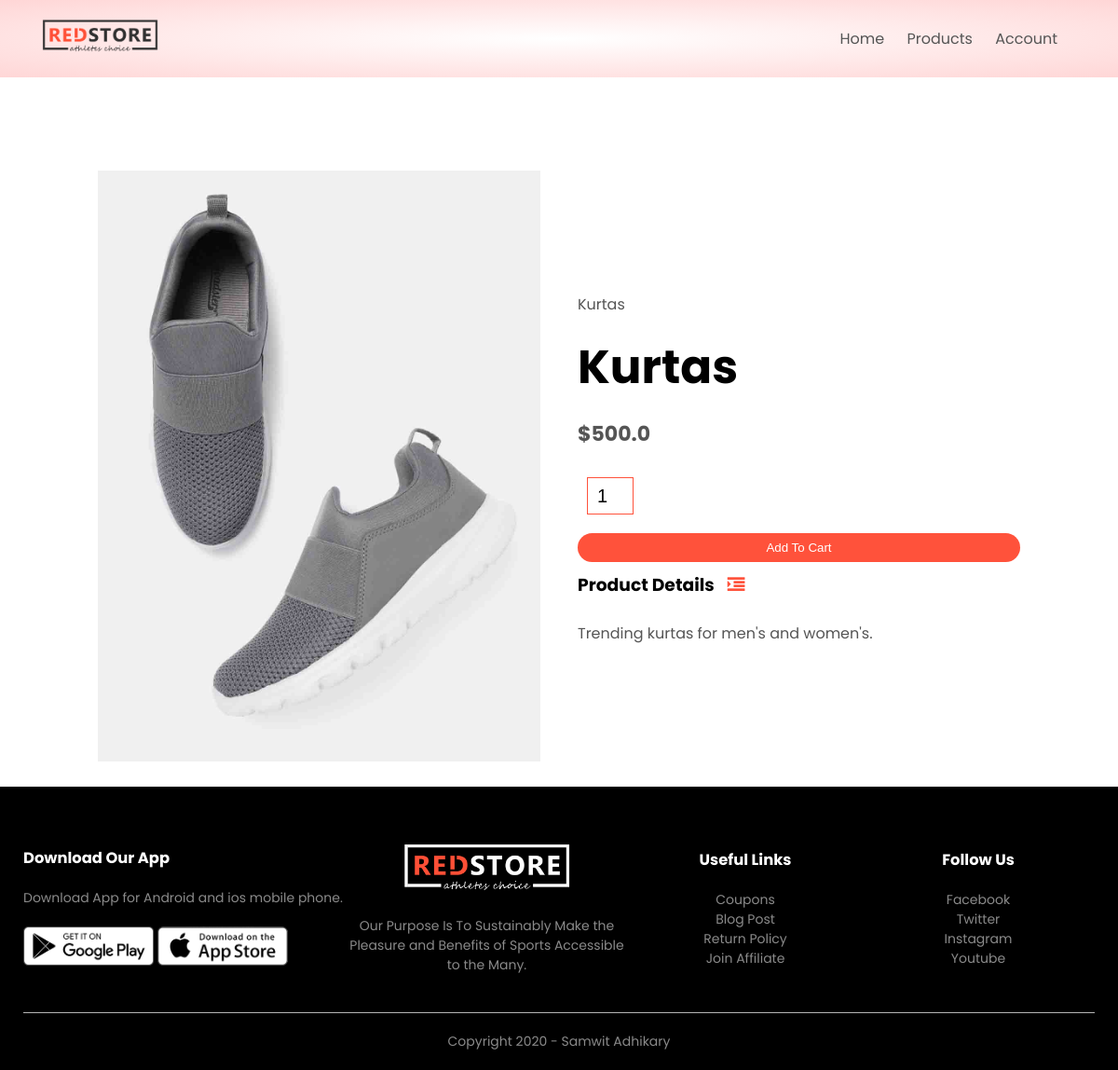
Page /product_details/3/ on the committed database.
### products/models.py (models this page shows, shortened)
class products(models.Model):
    LIVE = 1
    DELETE = 0
    DELETE_CHOICES = ((LIVE,'live'),(DELETE,'delete'))
    title = models.CharField(max_length = 30)
    price = models.FloatField()
    description = models.TextField()
    image = models.ImageField(upload_to='media/')
    priority = models.IntegerField(default = 0)
    delete_status = models.IntegerField(choices = DELETE_CHOICES,default = LIVE)
    created_at = models.DateTimeField(auto_now_add = True)
    updated_at = models.DateTimeField(auto_now = True)

### products/views.py (the view)
# urls.py: path('product_details/<pk>/',views.product_details,name='product_details'),
def product_details(request,pk):
    product = products.objects.get(pk=pk)
    context = {'products':product}
    return render(request,'product_detail.html',context)

### templates/product_detail.html
{% extends 'blank_layout.html' %}
{% load static %}
{% block content %}
{% include 'product_description.html' %}
{% endblock %}

### templates/product_description.html (shortened to what this page needs)
{% load static %}
<div class="small-container single-product">
    <div class="row">
        <div class="col-2">
            <img src="{{ products.image.url }}" width="100%" id="ProductImg">
        </div>
        <div class="col-2">
            <p>{{ products.title }}</p>
            <h1>{{ products.title }}</h1>
            <h4>${{ products.price }}</h4>
        <form method="post" action="{% url 'add_to_cart' %}" enctype="multipart/form-data">
            <input type="number" value="1" name="quantity">
            <button type="submit" class="btn">Add To Cart</button>
        </form>
            <h3>Product Details <i class="fa fa-indent"></i></h3>
            <br>
            <p>{{ products.description }}</p>
        </div>
    </div>
</div>

### static/css/style.css (style rules this page uses)
* { margin: 0; padding: 0; box-sizing: border-box; }
body { font-family: 'Poppins', sans-serif; }
p { color: #555; }
.row { display: flex; align-items: center; flex-wrap: wrap; justify-content: space-around; }
.col-2 { flex-basis: 50%; min-width: 300px; }
.col-2 img { max-width: 100%; padding: 50px 0; }
.col-2 h1 { font-size: 50px; line-height: 60px; margin: 25px 0; }
.btn { display: inline-block; background: #ff523b; color: white; padding: 8px 30px; margin: 30px 0; border-radius: 30px; transition: background 0.5s; }
.small-container { max-width: 1080px; margin: auto; padding-left: 25px; padding-right: 25px; }
h4 { color: #555; font-weight: normal; }
.single-product { margin-top: 80px; }
.single-product .col-2 img { padding: 0; }
.single-product .col-2 { padding: 20px; }
.single-product h4 { margin: 20px 0; font-size: 22px; font-weight: bold; }
.single-product input { width: 50px; height: 40px; padding-left: 10px; font-size: 20px; margin-left: 10px; border: 1px solid #ff523b; margin-right: 10px; }
.single-product .fa { color: #ff523b; margin-left: 10px; }
form input { width: 100%; height: 30px; margin: 10px 0; padding: 0 10px; border: 1px solid #ccc; }
form .btn { width: 100%; border: none; cursor: pointer; margin: 10px 0; }

### rows in the picture
products: image (picture), title "Kurtas", price "500.0", description "Trending kurtas for men's and women's."
